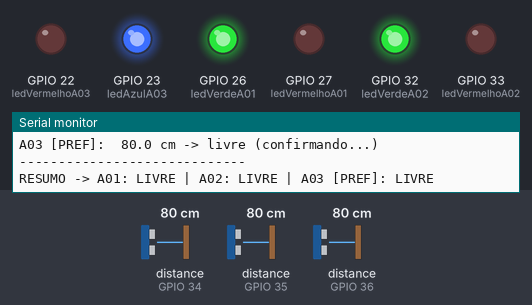
A sketch run on a simulated ESP32. Parts: output pins drawn as LEDs (lit = HIGH), the last lines printed to the serial monitor. Wiring (inferred from the names in the program): 3 × ultrasonic range finder: trigger GPIO 13, echo GPIO 36 / trigger GPIO 14, echo GPIO 35 / trigger GPIO 25, echo GPIO 34. The inputs (shaded band) are chosen by the test bench; at power-on: distance to the obstacle (sensors on GPIO 34, GPIO 36, GPIO 35) 80 cm. The echo pulse lasts 58.3 µs per cm; WiFi joins after 1.5 s; servers stay silent unless stated; uploads are accepted with an empty reply; pins used as bus, display or sensor lines are not drawn.

Above: at 1.2 s.
1.3 s: distance to the obstacle (sensor on GPIO 34) set to 9 cm
4.3 s: distance to the obstacle (sensor on GPIO 34) set to 6 cm
At 7.8 s:
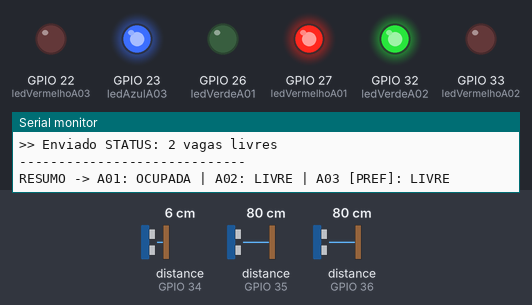
9.7 s: distance to the obstacle (sensor on GPIO 36) set to 9 cm
12.7 s: distance to the obstacle (sensor on GPIO 36) set to 6 cm
At 14.9 s:
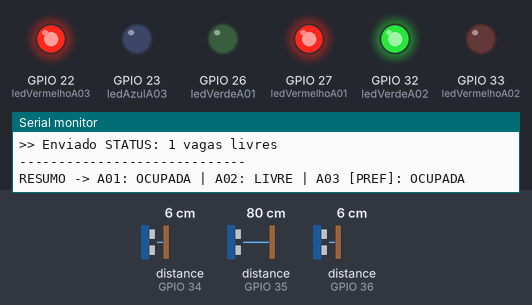
15.7 s: distance to the obstacle (sensor on GPIO 35) set to 9 cm
18.6 s: distance to the obstacle (sensor on GPIO 35) set to 6 cm
At 21.3 s:
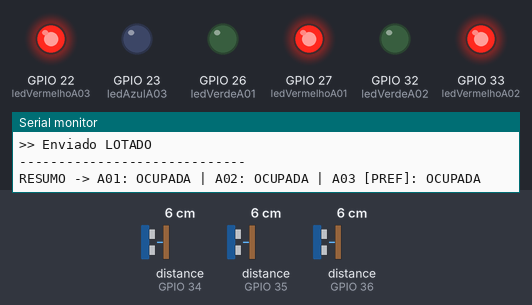
Timing chart, 0 to 22.5 s (numbered marks = the images above; inputs shaded):
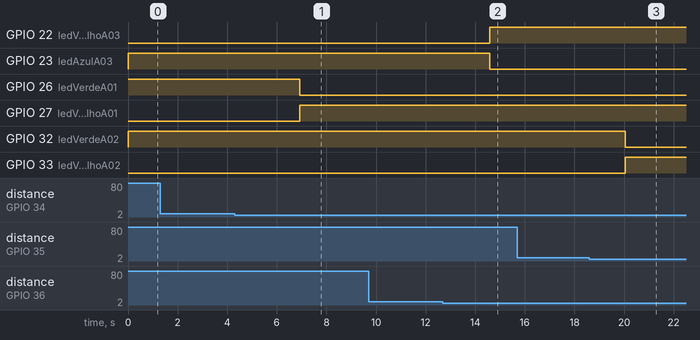

Measured:
- the behaviour switches between 8 and 7 cm on distance to the obstacle (sensor on GPIO 34) (found by bisection; images 0 and 1)
- the behaviour switches between 8 and 7 cm on distance to the obstacle (sensor on GPIO 36) (found by bisection; images 1 and 2)
- the behaviour switches between 8 and 7 cm on distance to the obstacle (sensor on GPIO 35) (found by bisection; images 2 and 3)
- after the input at 4.3 s, GPIO 26 (ledVerdeA01): HIGH → LOW after 2.6 s; GPIO 27 (ledVermelhoA01): LOW → HIGH after 2.6 s
- after the input at 12.7 s, GPIO 22 (ledVermelhoA03): LOW → HIGH after 1.9 s; GPIO 23 (ledAzulA03): HIGH → LOW after 1.9 s
- after the input at 18.6 s, GPIO 32 (ledVerdeA02): HIGH → LOW after 1.4 s; GPIO 33 (ledVermelhoA02): LOW → HIGH after 1.4 s

The sketch:

estacionamento.ino
```cpp
#include <esp_now.h>
#include <WiFi.h>
#include <HTTPClient.h>   // Wi-Fi + HTTP POST para o servidor

// Credenciais (Wi-Fi, IP do servidor e MACs dos receptores).
// Copie "config.example.h" para "config.h" e preencha.
// O config.h NAO vai para o Git (esta no .gitignore).
#include "config.h"

// Controle de reconexao (usa millis(), nao bloqueia o loop)
unsigned long ultimaTentativaWiFi = 0;
const unsigned long INTERVALO_RECONEXAO = 5000;  // 5 segundos
bool wifiConectado = false;

// =========================
// TIPOS DE MENSAGEM
// =========================
#define MSG_VAGA     0
#define MSG_LOTADO   1
#define MSG_LIBERADO 2
#define MSG_CANCELA  3
#define MSG_STATUS   4   // NOVO: número de vagas livres

typedef struct {
  uint8_t tipo;
  char vaga[5];
  char estado[12];
  bool preferencial;
  uint8_t vagasLivres;   // NOVO
} Mensagem;

// =========================
// PINOS
// =========================
const int trigA01 = 25;
const int echoA01 = 34;
const int ledVerdeA01 = 26;
const int ledVermelhoA01 = 27;

const int trigA02 = 14;
const int echoA02 = 35;
const int ledVerdeA02 = 32;
const int ledVermelhoA02 = 33;

const int trigA03 = 13;
const int echoA03 = 36;
const int ledAzulA03 = 23;
const int ledVermelhoA03 = 22;

// =========================
// PARÂMETROS
// =========================
const float distanciaOcupada = 8.0;
const int NUM_LEITURAS = 3;
const int ESTABILIDADE = 2;

// =========================
// ESTRUTURA DAS VAGAS
// =========================
struct Vaga {
  const char* nome;
  int trig;
  int echo;
  int ledLivre;
  int ledOcupado;
  bool ocupada;
  int contadorOcupada;
  int contadorLivre;
  bool preferencial;
  float ultimaDistancia;   // NOVO: ultima leitura real do sensor (para o POST)
};

Vaga vagaA01 = { "A01", trigA01, echoA01, ledVerdeA01, ledVermelhoA01, false, 0, 0, false, 0 };
Vaga vagaA02 = { "A02", trigA02, echoA02, ledVerdeA02, ledVermelhoA02, false, 0, 0, false, 0 };
Vaga vagaA03 = { "A03", trigA03, echoA03, ledAzulA03,  ledVermelhoA03, false, 0, 0, true,  0 };

bool estadoLotadoAnterior = false;
int ultimoNumeroLivres = -1;   // NOVO

// =========================
// CALLBACK DE ENVIO
// =========================
#if ESP_ARDUINO_VERSION_MAJOR >= 3
void OnDataSent(const wifi_tx_info_t *info, esp_now_send_status_t status) {
#else
void OnDataSent(const uint8_t *mac_addr, esp_now_send_status_t status) {
#endif
}

// =========================
// ENVIAR MENSAGEM
// =========================
void enviarMensagem(uint8_t* mac, uint8_t tipo, const char* vaga, const char* estado, bool preferencial, uint8_t vagasLivres) {
  Mensagem msg;
  msg.tipo = tipo;
  strncpy(msg.vaga, vaga, sizeof(msg.vaga) - 1);
  msg.vaga[sizeof(msg.vaga) - 1] = '\0';
  strncpy(msg.estado, estado, sizeof(msg.estado) - 1);
  msg.estado[sizeof(msg.estado) - 1] = '\0';
  msg.preferencial = preferencial;
  msg.vagasLivres = vagasLivres;

  esp_now_send(mac, (uint8_t*)&msg, sizeof(msg));
}

// =========================
// Wi-Fi (NOVO - Parte 5)
// =========================

// Tenta conectar ao Wi-Fi sem travar o loop (millis, nao delay)
void conectarWiFi() {
  if (wifiConectado) return;

  unsigned long agora = millis();

  // So tenta de novo apos o intervalo de 5 segundos
  if (agora - ultimaTentativaWiFi < INTERVALO_RECONEXAO) return;
  ultimaTentativaWiFi = agora;

  if (WiFi.status() != WL_CONNECTED) {
    Serial.println(">> Wi-Fi: tentando conectar...");
    WiFi.begin(WIFI_SSID, WIFI_PASSWORD);
  }
}

// Verifica o estado do Wi-Fi a cada ciclo do loop
// Se cair, agenda reconexao; se voltar, sincroniza as vagas
void verificarWiFi() {
  bool agoraConectado = (WiFi.status() == WL_CONNECTED);

  // Transicao desconectado -> conectado
  if (agoraConectado && !wifiConectado) {
    wifiConectado = true;
    Serial.print(">> Wi-Fi conectado! IP: ");
    Serial.println(WiFi.localIP());
    sincronizarVagas();  // envia o estado atual das 3 vagas ao reconectar
  }

  // Transicao conectado -> desconectado
  if (!agoraConectado && wifiConectado) {
    wifiConectado = false;
    Serial.println(">> Wi-Fi CAIU! ESP-NOW continua funcionando. Tentando reconectar...");
  }

  // Se caiu, tenta reconectar (sem bloquear o loop)
  if (!wifiConectado) {
    conectarWiFi();
  }
}

// Envia o estado atual de todas as vagas (usado ao reconectar)
void sincronizarVagas() {
  enviarParaServidor(vagaA01.nome, vagaA01.ocupada, vagaA01.preferencial, vagaA01.ultimaDistancia);
  enviarParaServidor(vagaA02.nome, vagaA02.ocupada, vagaA02.preferencial, vagaA02.ultimaDistancia);
  enviarParaServidor(vagaA03.nome, vagaA03.ocupada, vagaA03.preferencial, vagaA03.ultimaDistancia);
}

// HTTP POST para o servidor Node.js
// Envia o estado + a DISTANCIA REAL do sensor HC-SR04 + o MAC do ESP32
// Timeout curto (3s) para nao travar o loop. Falha = so log no serial.
void enviarParaServidor(const char* vaga, bool ocupada, bool preferencial, float distanciaCm) {
  if (!wifiConectado) {
    Serial.println(">> HTTP: ignorado (Wi-Fi desconectado)");
    return;
  }

  HTTPClient http;
  http.begin(SERVER_URL);
  http.addHeader("Content-Type", "application/json");

  // JSON esperado pela API:
  // {"vaga":"A01","ocupada":true,"preferencial":false,"distanciaCm":5.2,"macAddress":"4C:C3:82:ED:33:C0"}
  char corpo[160];
  snprintf(corpo, sizeof(corpo),
           "{\"vaga\":\"%s\",\"ocupada\":%s,\"preferencial\":%s,\"distanciaCm\":%.1f,\"macAddress\":\"%s\"}",
           vaga,
           ocupada ? "true" : "false",
           preferencial ? "true" : "false",
           distanciaCm,
           WiFi.macAddress().c_str());

  Serial.print(">> POST ");
  Serial.println(corpo);

  http.setTimeout(3000);
  int codigo = http.POST(corpo);

  if (codigo > 0) {
    if (codigo == 200) {
      Serial.printf(">> POST OK: %s %s (%.1f cm)\n", vaga, ocupada ? "OCUPADA" : "LIVRE", distanciaCm);
    } else {
      Serial.printf(">> POST respondeu HTTP %d\n", codigo);
    }
  } else {
    Serial.printf(">> POST FALHOU (%s) - tenta na proxima mudanca\n",
                  http.errorToString(codigo).c_str());
  }

  http.end();
}

// =========================
// MEDIR DISTÂNCIA
// =========================
float medirDistancia(int trig, int echo) {
  digitalWrite(trig, LOW);
  delayMicroseconds(2);
  digitalWrite(trig, HIGH);
  delayMicroseconds(10);
  digitalWrite(trig, LOW);
  long duracao = pulseIn(echo, HIGH, 30000);
  if (duracao == 0) return -1;
  return duracao * 0.0343 / 2;
}

float medirDistanciaMedia(int trig, int echo) {
  float soma = 0;
  int validas = 0;
  for (int i = 0; i < NUM_LEITURAS; i++) {
    float d = medirDistancia(trig, echo);
    if (d > 0) { soma += d; validas++; }
    delay(20);
  }
  if (validas == 0) return -1;
  return soma / validas;
}

// =========================
// CONTAR VAGAS LIVRES
// =========================
int contarVagasLivres() {
  int livres = 0;
  if (!vagaA01.ocupada) livres++;
  if (!vagaA02.ocupada) livres++;
  if (!vagaA03.ocupada) livres++;
  return livres;
}

// =========================
// ENVIAR STATUS GERAL (unificado)
// =========================
void enviarStatus() {
  int livres = contarVagasLivres();
  bool lotadoAgora = (livres == 0);

  // Envia SEMPRE (não só quando muda)
  enviarMensagem(macRobo, MSG_STATUS, "", "", false, livres);
  enviarMensagem(macCancela, MSG_STATUS, "", "", false, livres);

  // Printa no serial só quando muda
  if (livres != ultimoNumeroLivres) {
    Serial.print(">> Enviado STATUS: ");
    Serial.print(livres);
    Serial.println(" vagas livres");
    ultimoNumeroLivres = livres;
  }

  // Envia LOTADO/LIBERADO só quando muda
  if (lotadoAgora && !estadoLotadoAnterior) {
    enviarMensagem(macRobo, MSG_LOTADO, "", "LOTADO", false, 0);
    enviarMensagem(macCancela, MSG_LOTADO, "", "LOTADO", false, 0);
    Serial.println(">> Enviado LOTADO");
  }
  else if (!lotadoAgora && estadoLotadoAnterior) {
    enviarMensagem(macRobo, MSG_LIBERADO, "", "LIBERADO", false, 0);
    enviarMensagem(macCancela, MSG_LIBERADO, "", "LIBERADO", false, 0);
    Serial.println(">> Enviado LIBERADO");
  }

  estadoLotadoAnterior = lotadoAgora;
}

// =========================
// ATUALIZAR VAGA
// =========================
void atualizarVaga(Vaga &v) {
  float distancia = medirDistanciaMedia(v.trig, v.echo);
  v.ultimaDistancia = distancia;   // NOVO: guarda a leitura real do sensor

  char prefixo[16];
  if (v.preferencial) snprintf(prefixo, sizeof(prefixo), "%s [PREF]", v.nome);
  else snprintf(prefixo, sizeof(prefixo), "%s", v.nome);

  if (distancia == -1) {
    Serial.print(prefixo);
    Serial.println(": SEM LEITURA");
    return;
  }

  char linha[80];
  snprintf(linha, sizeof(linha), "%s: %5.1f cm -> ", prefixo, distancia);
  Serial.print(linha);

  if (distancia <= distanciaOcupada) {
    v.contadorOcupada++;
    v.contadorLivre = 0;

    if (!v.ocupada && v.contadorOcupada >= ESTABILIDADE) {
      v.ocupada = true;
      Serial.println("OCUPADA");
      digitalWrite(v.ledLivre, LOW);
      digitalWrite(v.ledOcupado, HIGH);
      // ESP-NOW (robo + cancela)
      enviarMensagem(macRobo, MSG_VAGA, v.nome, "OCUPADA", v.preferencial, 0);
      enviarMensagem(macCancela, MSG_VAGA, v.nome, "OCUPADA", v.preferencial, 0);
      // HTTP (servidor Node.js) - envia a distancia REAL do sensor
      enviarParaServidor(v.nome, v.ocupada, v.preferencial, v.ultimaDistancia);
    } else {
      Serial.println("ocupada (confirmando...)");
    }
  } else {
    v.contadorLivre++;
    v.contadorOcupada = 0;

    if (v.ocupada && v.contadorLivre >= ESTABILIDADE) {
      v.ocupada = false;
      Serial.println("LIVRE");
      digitalWrite(v.ledLivre, HIGH);
      digitalWrite(v.ledOcupado, LOW);
      // ESP-NOW (robo + cancela)
      enviarMensagem(macRobo, MSG_VAGA, v.nome, "LIVRE", v.preferencial, 0);
      enviarMensagem(macCancela, MSG_VAGA, v.nome, "LIVRE", v.preferencial, 0);
      // HTTP (servidor Node.js) - envia a distancia REAL do sensor
      enviarParaServidor(v.nome, v.ocupada, v.preferencial, v.ultimaDistancia);
    } else {
      Serial.println("livre (confirmando...)");
    }
  }
}

// =========================
// SETUP
// =========================
void setup() {
  Serial.begin(115200);

  pinMode(trigA01, OUTPUT); pinMode(echoA01, INPUT);
  pinMode(ledVerdeA01, OUTPUT); pinMode(ledVermelhoA01, OUTPUT);

  pinMode(trigA02, OUTPUT); pinMode(echoA02, INPUT);
  pinMode(ledVerdeA02, OUTPUT); pinMode(ledVermelhoA02, OUTPUT);

  pinMode(trigA03, OUTPUT); pinMode(echoA03, INPUT);
  pinMode(ledAzulA03, OUTPUT); pinMode(ledVermelhoA03, OUTPUT);

  digitalWrite(ledVerdeA01, HIGH); digitalWrite(ledVermelhoA01, LOW);
  digitalWrite(ledVerdeA02, HIGH); digitalWrite(ledVermelhoA02, LOW);
  digitalWrite(ledAzulA03, HIGH);  digitalWrite(ledVermelhoA03, LOW);

  WiFi.mode(WIFI_STA);

  // NOVO - Parte 5: inicia a conexao Wi-Fi (em background, sem travar)
  conectarWiFi();

  if (esp_now_init() != ESP_OK) {
    Serial.println("Erro ao inicializar ESP-NOW");
    return;
  }

  esp_now_register_send_cb(OnDataSent);

  esp_now_peer_info_t peerInfo;
  memset(&peerInfo, 0, sizeof(peerInfo));
  peerInfo.channel = 0;
  peerInfo.encrypt = false;

  memcpy(peerInfo.peer_addr, macRobo, 6);
  if (esp_now_add_peer(&peerInfo) != ESP_OK) {
    Serial.println("Falha ao adicionar peer ROBÔ");
  }

  memcpy(peerInfo.peer_addr, macCancela, 6);
  if (esp_now_add_peer(&peerInfo) != ESP_OK) {
    Serial.println("Falha ao adicionar peer CANCELA");
  }

  Serial.println("================================");
  Serial.println("  SMARTPARKING - 3 VAGAS");
  Serial.println("  Wi-Fi + ESP-NOW (Parte 5)");
  Serial.println("================================");

  // Envia status inicial
  ultimoNumeroLivres = -1;
  enviarStatus();
}

// =========================
// LOOP
// =========================
void loop() {
  // NOVO - Parte 5: mantem o Wi-Fi vivo (reconecta sozinho em 5s)
  verificarWiFi();

  Serial.println();
  Serial.println("========== LEITURA ==========");

  atualizarVaga(vagaA01);
  delay(50);
  atualizarVaga(vagaA02);
  delay(50);
  atualizarVaga(vagaA03);
  delay(50);

  enviarStatus();

  Serial.println("-----------------------------");
  Serial.print("RESUMO -> ");
  Serial.print(vagaA01.nome); Serial.print(": ");
  Serial.print(vagaA01.ocupada ? "OCUPADA" : "LIVRE");
  Serial.print(" | ");
  Serial.print(vagaA02.nome); Serial.print(": ");
  Serial.print(vagaA02.ocupada ? "OCUPADA" : "LIVRE");
  Serial.print(" | ");
  Serial.print(vagaA03.nome);
  if (vagaA03.preferencial) Serial.print(" [PREF]");
  Serial.print(": ");
  Serial.println(vagaA03.ocupada ? "OCUPADA" : "LIVRE");

  delay(1000);
}
```

config.example.h
```cpp
#pragma once
// ============================================================
// TEMPLATE de configuracao local (pode ser versionado no Git)
//
// COMO USAR:
// 1. Copie este arquivo para "config.h" (na mesma pasta)
// 2. Preencha com seus dados reais
// 3. O "config.h" e ignorado pelo Git (contem credenciais)
// ============================================================

// Rede Wi-Fi (ESP32 e notebook precisam estar na mesma rede)
const char* WIFI_SSID = "SEU_SSID";
const char* WIFI_PASSWORD = "SUA_SENHA";

// IP do notebook na rede local (ex: http://192.168.0.100:3000/api/vagas)
const char* SERVER_URL = "http://IP_DO_NOTEBOOK:3000/api/vagas";

// MACs dos receptores ESP-NOW (descubra com WiFi.macAddress() no receptor)
uint8_t macRobo[]    = {0x00, 0x00, 0x00, 0x00, 0x00, 0x00};
uint8_t macCancela[] = {0x00, 0x00, 0x00, 0x00, 0x00, 0x00};
```
